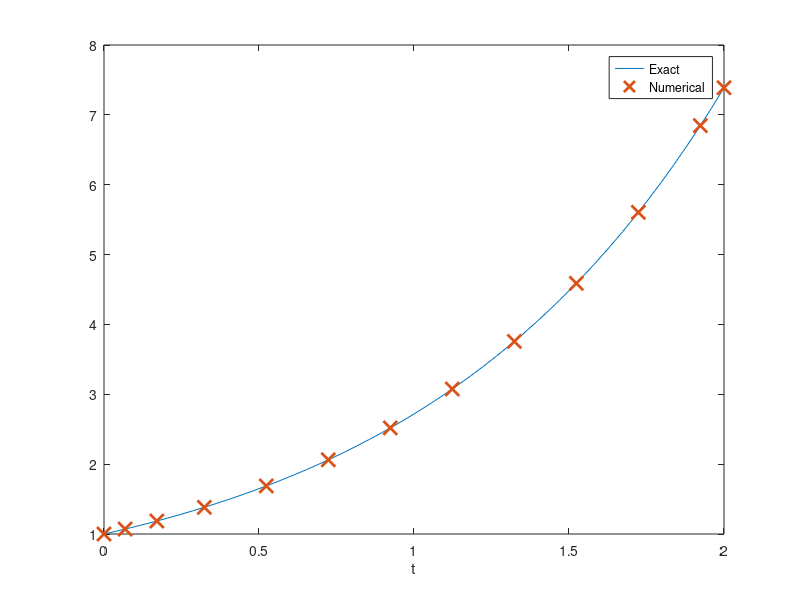

The MATLAB script that drew this image: (Note: this script raises an error after producing the figure.)
%% Integrator Lab: Solving First Order ODEs in MATLAB and Picard Approximation
%
% This lab will teach you to numerically solve first order ODEs using a
% built in MATLAB integrator, |ode45|.  |ode45| is a good, general purpose
% tool for integrating first order equations (and first order systems).  It
% is not always the right algorithm, but it is usually the right algorithm
% to try first. This lab will also teach you how to manipulate symbolic
% functions in MATLAB.
%
% You will learn how to use the |ode45| routine, how to interpolate between
% points, and how MATLAB handles data structures.  You will also learn how
% to use MATLAB for exact symbolic calculations and write your own Picard
% approximation code.
% 
% Opening the m-file lab2.m in the MATLAB editor, step through each
% part using cell mode to see the results.  Compare the output with the
% PDF, which was generated from this m-file.
%
% There are eight exercises in this lab that are to be handed in at the
% end of the lab.  Write your solutions in the template, including
% appropriate descriptions in each step. Save the .m file and submit it 
% online using Quercus.
%
%% Student Information
%
% Student Name: 
%
% Student Number: 
%

%% Set up an inline function representation of an ODE and solve it
%
% MATLAB has many built in routines for solving differential equations of
% the form
%
% |y' = f(t,y)|
%
% We will solve them using |ode45|, a high precision integrator.  To do
% this, we will need to construct an inline function representation of |f|,
% an initial condition, and specify how far we want MATLAB to integrate the
% problem.  Once we have set these, we pass the information to |ode45| to
% get the solution.
%
% For a first example, we will solve the initial value problem
%
% |y' = y, y(0) = 1|
%
% which has as its answer |y = e^t|. 
%
%

% Set up the right hand side of the ODE as an inline function
f = @(t,y) y; 

% The initial conditions
t0 = 0;
y0 = 1;

% The time we will integrate until
t1 = 2;

soln = ode45(f, [t0, t1], y0);


%% Examining the output
%
% When we execute the |ode45|, it returns a data structure, stored in soln.
% We can see the pieces of the data structure with a display command:

disp(soln);

%% Understanding the components of the solution data structure
%
% The most important elements of the data structure are stored in the |x|
% and |y| components of the structure; these are vectors.  Vectors |x| and
% |y| contain the points at which the numerical approximation to the
% initial vlaue problem  has been computed.  In other words, |y(j)| is the
% approximate value of the solution at |x(j)|.
%
% *NOTE:* Even though we may be studying a problem like |u(t)| or |y(t)|,
% MATLAB will always use |x| for the independent variable and |y| for the
% dependent variable in the data structure.
%
% Pieces of the data structure can be accessed using a period, as in C/C++
% or Java.  See the examples below:

% Display the values of |t| at which |y(t)| is approximated
fprintf(' Vector of t values: ');
disp(soln.x);
% Display the the corresponding approximatations of |y(t)|
fprintf(' Vector of y values: ');
disp(soln.y);

% Display the approximation of the solution at the 3rd point:
fprintf(' Third element of the vector of t values: %g\n',soln.x(3));
fprintf(' Third element of the vector of y values: %g\n',soln.y(3));


%% Visualizing and comparing the solution
% We can now visualize the solution at the computed data points and compare
% with the exact solution.

% Construct the exact solution
tt = linspace(0,2,50);
yy = exp(tt);

% Plot both on the same figure, plotting the approximation with x's
plot(tt, yy, soln.x, soln.y, 'x', 'MarkerSize',10, 'LineWidth', 2);
% NOTE: the MarkerSize and LineWidth are larger than their defaults of 6
% and 1, respectively.  This makes the print out more readable.

% Add a label to the axis and a legend
xlabel('t');
legend('Exact', 'Numerical','Location','Best');

%% Exercise 1
%
% Objective: Solve an initial value problem and plot both the numerical
% approximation and the corresponding exact solution.
%
% Details: Solve the IVP
%
% |y' = y tan t + sin t, y(0) = -1/2|
%
% from |t = 0| to |t = pi|.
%
% Compute the exact solution (by hand), and plot both on the same figure
% for comparison, as above.
%
% Your submission should show the construction of the inline function, the
% use of ode45 to obtain the solution, a construction of the exact
% solution, and a plot showing both.  In the comments, include the exact
% solution.
%
% Label your axes and include a legend.


%% Computing an approximation at a specific point
%
% As you should be able to see by examining |soln.x|, ode45 returns the
% solution at a number of points between |t0| and |t1|.  But sometimes we
% want to know the solution at some intermediate point.
%
% To obtain this value, we need to interpolate it in a consistent way.
% Fortunately, MATLAB provides a convenient function, |deval|, specifically
% for this.

% Compute the solution at t = .25:
deval(soln, .25)

% Compute the solution at t = 1.6753:
fprintf(' Solution at 1.6753: %g\n', deval(soln, 1.6753));

% Compute the solution at 10 grid points between .45 and 1.65:
tinterp = linspace(.45, 1.65, 10);
deval(soln, tinterp)

% Alternatively:
deval(soln, linspace(.45, 1.65, 10))


%% Exercise 2
% 
% Objective: Interpolate a solution at a number of grid points
%
% Details: For the solution you computed in exercise 1, use deval to
% compute the interpolated values at 10 grid points between 2 and 3.


%% Errors, Step Sizes, and Tolerances
%
% As you may have noticed, in contrast to the IODE software, at no point do
% we set a step size for our solution.  Indeed, the step size is set
% adaptively to conform to a specified error tolerance.  
%
% Roughly speaking, given the solution at |(t_j, y_j)|, |ode45| computes two
% approximations of the solution at |t_{j+1} = t_j + h|; one is of greater
% accuracy than the other.  If the difference is below a specified
% tolerance, the step is accepted and we continue.  Otherwise the step is
% rejected and the smaller step size, |h|, is used; it is often halved.
%
% We can compute the global truncation error at each solution point, figure
% out the maximum error, and visualize this error (on a linear-log scale):

% Compute the exact solution
yexact = exp(soln.x);

% Compute the pointwise error; note the use of MATLAB's vectorization
err = abs(yexact - soln.y);

disp(err);

fprintf('maximum error: %g \n', max(err));

semilogy(soln.x, err, 'LineWidth', 2);
xlabel('t');
ylabel('error');


%% Exercise 3
%
% Objective: Examine the error of a solution generated by |ode45|
%
% Details: For your solution to exercise 1, compute the pointwise error,
% identify the maximum value of the error, and visualize the error on a 
% linear-log plot (use semilogy to plot the log of the error vs. t).  
% Write in the comments where the error is largest, and give a brief 
% (1-2 sentences) explanation of why it is largest there.  Make sure to 
% label your axes.


%% Exercise 4
%
% Objective: Solve and visualize a nonlinear ode using ode45
%
% Details: Solve the IVP
%
% |y' = 1 / y^2 , y(1) = 1|
%
% from |t=1| to |t=10| using |ode45|.  Find the exact solution and compute
% the maximum pointwise error.  Then plot the approximate solution and the
% exact solution on the same axes.
%
% Your solution should show the definition of the inline function,
% the computation of its solution in this interval, the computation of the
% exact solution at the computed grid points, the computation of the
% maximum error, and a plot of the exact and approximate solutions.
%Your axes should be appropriately labeled and include a legend.


%% Exercise 5
%
% Objective: Solve and visualize an ODE that cannot be solved by hand with
% |ode45|.
%
% Details: Solve the IVP
%
% |y' =  1 - t y / 2, y(0) = -1|
%
% from |t=0| to |t=10|.  
%
% Your solution should show you defining the inline function, computing
% the solution in this interval, and plotting it.
%
% Your axes should be appropriately labeled


%% Exercise 6 - When things go wrong
%
% Objective: Solve an ode and explain the warning message
%
% Details: Solve the IVP:
%
% |y' = y^3 - t^2, y(0) = 1|
%
% from |t=0| to |t=1|.  
%
% Your solution should show you defining the inline function, and computing
% the solution in this interval.
% 
% If you try to plot the solution, you should find that the solution does
% not make it all the way to t = 1.
%
% In the comments explain why MATLAB generates the warning message that you
% may see, or fails to integrate all the way to t=1.  HINT: Try plotting
% the direction field for this with IODE.


%% Using symbolic variables to define functions
% We can define symbolic variables to let MATLAB know that these variables
% will be used for exact computations

% Start by defining the variables as symbolic
syms t s x y

% Define a function by simply writing its expression

f = cos(t)
g = sin(t)
h = exp(2*x)

% We can manipulate these functions

simplify(f^2+g^2)
diff(h)

% We can plot a function defined symbolically using the command |ezplot|.
% Learn about the command |ezplot|:

help ezplot

% Plot the function |f(t)| and |h(x)|

ezplot(f)
ezplot(h)

%%
% If we try to evaluate the function |f(0)|, we get an error message. 
%
% The symbolic variables are not meant to be used to evaluate functions,
% but to manipulate functions, compute derivatives, etc.
% To evaluate a function using symbolic variables is a little cumbersome:

% We need to substitute the variable by a value:

subs(f,t,pi)

%%
% This expression means: In the expression |f|, substitute the variable |t|
% by the number |pi|.

% If we use a value where the cosine does not have a "nice" expression, we
% need to approximate the result:

subs(f,t,2)

% We need to use the command |eval|

eval(subs(f,t,2))


%% Exercise 7
% Objective: Define a function using symbolic variables and manipulate it.
%
% Details: Define the function |f(x) = sin(x)cos(x)|
%
% Use MATLAB commands to obtain a simpler form of this function, compute
% value of this function for |x=pi/4| and |x=1|, and plot its graph.


%% Obtaining Picard approximations 
%
% Consider an initial value problem
%
% |y' = 1 + y|
% |y(0) = 0|
%
% First we need to define the variables we will be using

syms t s y;

% We then need to define the function f

f = 1+y; % we define it without the @(t,y) because it is a symbolic function

% We set up our initial approximation phi_0 = 0:

phi=[sym(0)];   % we will keep a list with all the approximations

% Set up a loop to get successive approximations using Picard iterations

N=5;

for i = 1:N
    func=subs(f,y,phi(i));    % prepare function to integrate: y -> previous phi
    func=subs(func,t,s);      % variable of integration is s, so we need to change
                              % t -> s
    
    newphi = int(func, s, 0 ,t);   % integrate to find next approximation
    
    phi=cat(2,phi,[newphi]);       % update the list of approximations by adding new phi
end

% Show the last approximation

phi(N+1)

% Plot the approximation just found

picard=ezplot(phi(N+1),[0,5]);
set(picard,'Color','green');         % set the color of the graph to green

% In this case, the exact solution is
%
% |y=e^t-1|
%
% Compare the approximation and the exact solutions

hold on;
exact=ezplot(exp(t)-1,[0,5]);

xlabel('t');
ylabel('y');
title('Picard Approximations');
legend('Picard Approximation', 'Exact Solution','Location','NorthWest');


%% Exercise 8
%
%  Objective: Solve your own Picard Approximation and compare it to the
%  exact solution.
%
%  Details: Consider the IVP
%     | y' = 1+y^2|
%     | y(0) = 1 |
%
% Find the Picard approximation phi_5. 
% For better efficiency, do not keep all the previous approximations.
%
% Compute the exact solution (by hand), and plot both on the same figure
% for comparison, as above.
%
% Label your axes and include a legend.
%
% HINT. The initial condition has 1 instead of 0, so the Picard
% method needs to be adapted.
